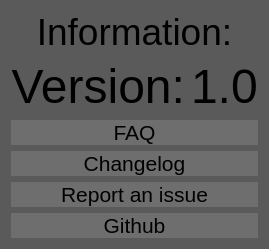
                   <widget class="QWidget" name="page_android_world">
                    <property name="styleSheet">
                     <string notr="true">background:rgb(91,90,90);</string>
                    </property>
                    <layout class="QHBoxLayout" name="horizontalLayout_27">
                     <item>
                      <layout class="QVBoxLayout" name="verticalLayout_14">
                       <item>
                        <widget class="QLabel" name="label_11">
                         <property name="maximumSize">
                          <size>
                           <width>16777215</width>
                           <height>50</height>
                          </size>
                         </property>
                         <property name="font">
                          <font>
                           <family>Segoe UI</family>
                           <pointsize>28</pointsize>
                          </font>
                         </property>
                         <property name="text">
                          <string>Information:</string>
                         </property>
                         <property name="alignment">
                          <set>Qt::AlignCenter</set>
                         </property>
                        </widget>
                       </item>
                       <item>
                        <layout class="QHBoxLayout" name="horizontalLayout_30">
                         <item>
                          <layout class="QVBoxLayout" name="verticalLayout_15">
                           <item>
                            <widget class="QLabel" name="label_3">
                             <property name="font">
                              <font>
                               <family>Segoe UI</family>
                               <pointsize>36</pointsize>
                              </font>
                             </property>
                             <property name="text">
                              <string>Version:</string>
                             </property>
                             <property name="alignment">
                              <set>Qt::AlignRight|Qt::AlignTrailing|Qt::AlignVCenter</set>
                             </property>
                             <property name="margin">
                              <number>5</number>
                             </property>
                            </widget>
                           </item>
                          </layout>
                         </item>
                         <item>
                          <layout class="QVBoxLayout" name="verticalLayout_16">
                           <item>
                            <widget class="QLabel" name="label_version">
                             <property name="font">
                              <font>
                               <family>Segoe UI</family>
                               <pointsize>36</pointsize>
                              </font>
                             </property>
                             <property name="text">
                              <string>1.0</string>
                             </property>
                             <property name="alignment">
                              <set>Qt::AlignLeading|Qt::AlignLeft|Qt::AlignVCenter</set>
                             </property>
                             <property name="margin">
                              <number>5</number>
                             </property>
                            </widget>
                           </item>
                          </layout>
                         </item>
                        </layout>
                       </item>
                       <item>
                        <layout class="QVBoxLayout" name="verticalLayout_35">
                         <item>
                          <widget class="QPushButton" name="bn_faq">
                           <property name="font">
                            <font>
                             <family>Segoe UI</family>
                             <pointsize>16</pointsize>
                            </font>
                           </property>
                           <property name="styleSheet">
                            <string notr="true">QPushButton {
	border: none;
	background-color: rgb(110,110,110)
}
QPushButton:hover {
	background-color: rgb(125,125,125);
}
</string>
                           </property>
                           <property name="text">
                            <string>FAQ</string>
                           </property>
                          </widget>
                         </item>
                         <item>
                          <widget class="QPushButton" name="bn_changelog">
                           <property name="font">
                            <font>
                             <family>Segoe UI</family>
                             <pointsize>16</pointsize>
                            </font>
                           </property>
                           <property name="styleSheet">
                            <string notr="true">QPushButton {
	border: none;
	background-color: rgb(110,110,110)
}
QPushButton:hover {
	background-color: rgb(125,125,125);
}

</string>
                           </property>
                           <property name="text">
                            <string>Changelog</string>
                           </property>
                          </widget>
                         </item>
                         <item>
                          <widget class="QPushButton" name="pushButton_issue">
                           <property name="font">
                            <font>
                             <family>Segoe UI</family>
                             <pointsize>16</pointsize>
                            </font>
                           </property>
                           <property name="styleSheet">
                            <string notr="true">QPushButton {
	border: none;
	background-color: rgb(110,110,110)
}
QPushButton:hover {
	background-color: rgb(125,125,125);
}

</string>
                           </property>
                           <property name="text">
                            <string>Report an issue</string>
                           </property>
                          </widget>
                         </item>
                         <item>
                          <widget class="QPushButton" name="pushButton_github">
                           <property name="font">
                            <font>
                             <family>Segoe UI</family>
                             <pointsize>16</pointsize>
                            </font>
                           </property>
                           <property name="styleSheet">
                            <string notr="true">QPushButton {
	border: none;
	background-color: rgb(110,110,110)
}
QPushButton:hover {
	background-color: rgb(125,125,125);
}

</string>
                           </property>
                           <property name="text">
                            <string>Github</string>
                           </property>
                          </widget>
                         </item>
                        </layout>
                       </item>
                      </layout>
                     </item>
                    </layout>
                   </widget>
